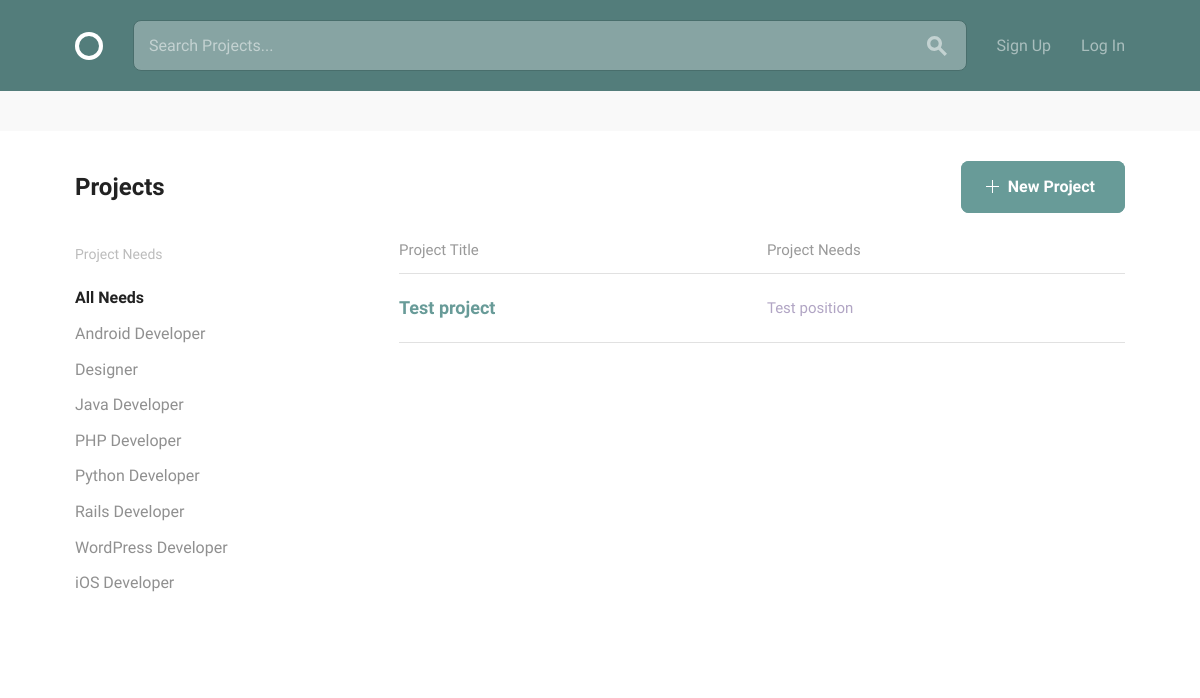
/, run on an earlier commit of the app's database.
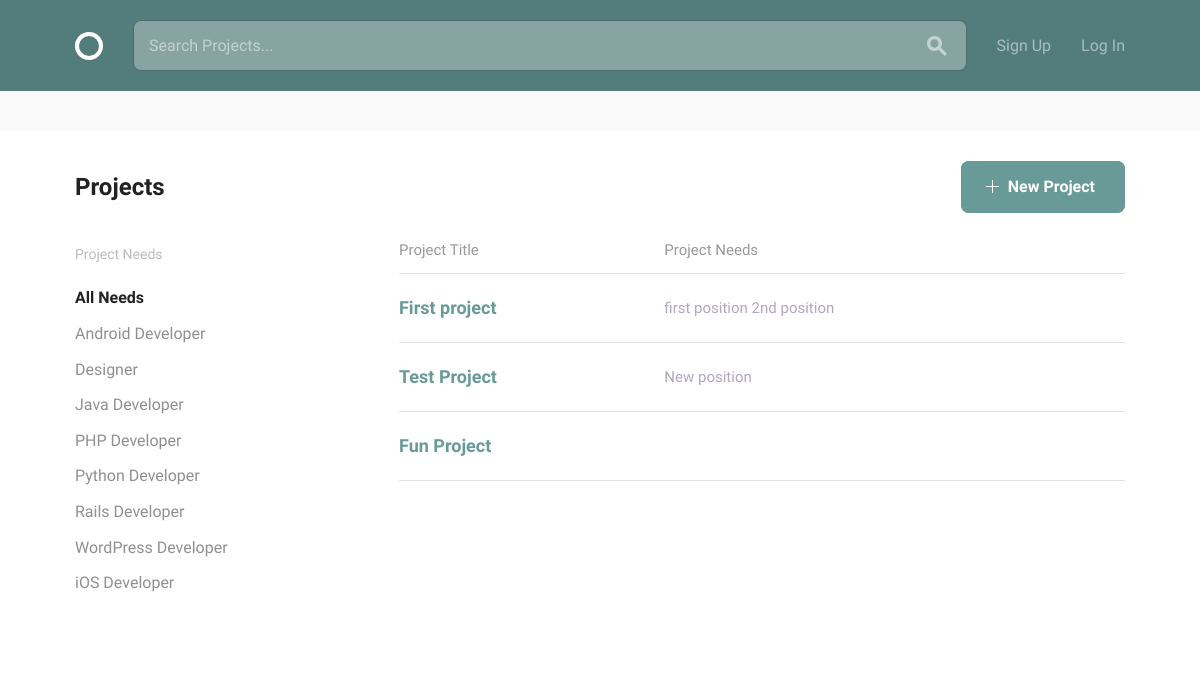
And on a later commit of the database.
### projects/models.py (models this page shows, shortened)
class Project(models.Model):
    user = models.ForeignKey(settings.AUTH_USER_MODEL, null=True)
    title = models.CharField(max_length=100)
    description = models.TextField(max_length=500)
    estimated_time = models.IntegerField()
    requirements = models.CharField(max_length=100)

class Position(models.Model):
    ANDROID = "Android"
    DESIGN = "Design"
    JAVA = "Java"
    PHP = "PHP"
    PYTHON = "Python"
    RAILS = "Rails"
    WORDPRESS = "Wordpress"
    iOS = "iOS"
    SKILLES_CHOICES = (
        (ANDROID, "Android Developer"),
        (DESIGN, "Designer"),
        (JAVA, "Java Developer"),
        (PHP, "PHP Developer"),
        (PYTHON, "Python Developer"),
        (RAILS, "Rails Developer"),
        (WORDPRESS, "Wordpress Developer"),
        (iOS, "iOS Developer")
    )
    project = models.ForeignKey(
        Project,
        null=True,
        related_name="positions",
        on_delete=models.CASCADE)
    title = models.CharField(max_length=100)
    description = models.CharField(max_length=500)
    skill = models.CharField(max_length=20, choices=SKILLES_CHOICES, default="")
    position_filled = models.BooleanField(default=False)

### social_team_builder/views.py (the view)
# urls.py: 2. Add a URL to urlpatterns:  url(r'^$', Home.as_view(), name='home')
class Home(ListView):
    model = Project
    template_name = "home.html"
    def get_queryset(self):
        return Project.objects.all().prefetch_related('positions')
    """
    def get_context_data(self, **kwargs):
        context = super(Home, self).get_context_data(**kwargs)
        context['position_list'] = Position.objects.all()
        return context
    """

### templates/home.html
{% extends "layout.html" %}
{% load static from staticfiles %}
{% block body_content %}
  <div class="bounds circle--page">
      <div class="circle--page--header circle--fluid">
          <div class="circle--fluid--cell circle--fluid--primary">
              <h2>Projects</h2>
          </div>
          <div class="circle--fluid--cell circle--fluid--secondary">
              <a class="button button-primary icon-on-left" href="{% url 'projects:create' %}">
                  <svg version="1.1" xmlns="http://www.w3.org/2000/svg" xmlns:xlink="http://www.w3.org/1999/xlink" x="0px" y="0px" viewBox="0 0 13 13" style="enable-background:new 0 0 13 13;" xml:space="preserve" class="add">
                    <polygon points="7,6 7,0 6,0 6,6 0,6 0,7 6,7 6,13 7,13 7,7 13,7 13,6 "/>
                  </svg>
                  New Project
              </a>
          </div>
      </div>
      <div class="grid-25">
          <div class="circle--filter circle--secondary--module">
              <h4>Project Needs</h4>
              <ul class="circle--filter--list">
                <li><a class="selected">All Needs</a></li>
                <li><a>Android Developer</a></li>
                <li><a>Designer</a></li>
                <li><a>Java Developer</a></li>
                <li><a>PHP Developer</a></li>
                <li><a>Python Developer</a></li>
                <li><a>Rails Developer</a></li>
                <li><a>WordPress Developer</a></li>
                <li><a>iOS Developer</a></li>
              </ul>
          </div>
      </div>
      <div class="grid-70 grid-push-5">
          <table class="u-full-width circle--table">
              <thead>
                  <tr>
                      <th>Project Title</th>
                      <th class="circle--cell--right">Project Needs</th>
                  </tr>
              </thead>
              <tbody>
                  {% for project in project_list %}
                      <tr class="clickable-row" data-href="{% url "projects:project_detail" pk=project.pk %}">
                          <td>
                              <h3>{{ project.title }}</h3></a>
                          </td>
                          <td class="circle--cell--right">
                              {% for position in project.positions.all %}
                                  {% if position.position_filled != True %}
                                      <span class="secondary-label">{{ position.title }}</span>
                                  {% endif %}
                              {% endfor %}
                          </td>
                      </tr>
                  {% endfor %}
              </tbody>
          </table>
      </div>
  </div>
{% endblock %}

What changed in the data, as far as the page shows it:
changed Project: title "Test project" → "First project"
changed Position: title "Test position" → "first position"
added Position: title "2nd position", shown under Project "First project"
added Project: title "Test Project"
added Position: title "New position", shown under "Test Project"
added Project: title "Fun Project"
